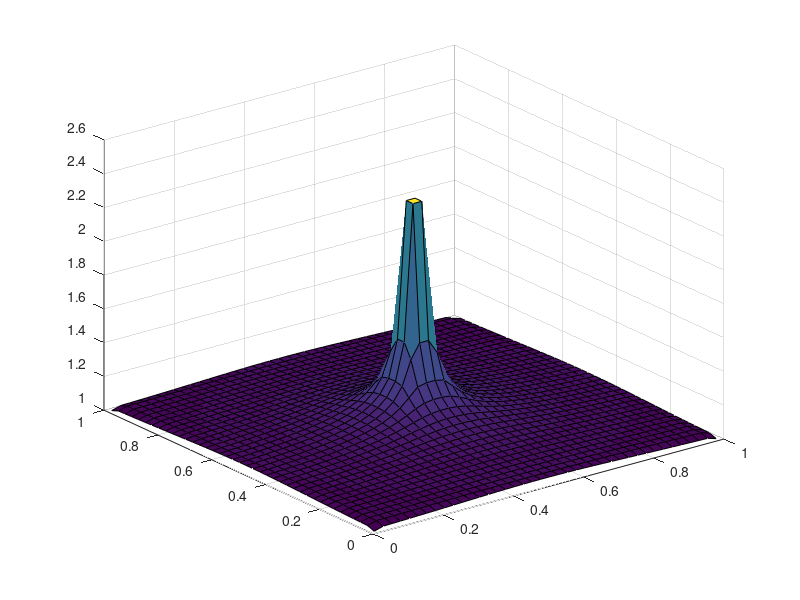

Source code (MATLAB):
% From Michael
% 1)Your main error is the flux ! see below and compare
% 2) Secondly use reflection b.c.'s.
% 3) The scheme below is actually FTCS which is unstable for convection
% alone !!! so beware...
% Let me know ! what you is your project ?
% Create Grid and number of cells
a = 0;
b = 1;
N = 40;
% Define edges
x_edges = linspace(a,b,N+1);
y_edges = linspace(a,b,N+1);
%Define distance between edges
delta_x = x_edges(2) - x_edges(1);
delta_y = y_edges(2) - y_edges(1);
%Define cell centers
x_centers = a+delta_x/2 : delta_x : b;
y_centers = a+delta_y/2 : delta_y : b;
[X,Y] = meshgrid(x_centers,y_centers); % 2d arrays of x,y center values
X = X'; % transpose so that X(i,j),Y(i,j) are
Y = Y'; % (i,j) cell.
%Initialize solution array
U = zeros(N,N); Unew = zeros(N,N);

% Fill the solution array with initial data
U = X*0+1;
%define distance function
phi = sqrt((X-1/2).^2+(Y-1/2).^2);
gradphix = (X-1/2)./phi;
gradphiy = (Y-1/2)./phi;
% %reverse sign so that the gradient points inwards
v1 = -gradphix;
v2 = -gradphiy;

%Define timestep
delta_t = 0.001;
F = v1.*U;
G = v2.*U;
%Store initial data for later use
ic = U;
timesteps = 20;
for k = 1:timesteps
for j = 1:N % denote row position

%denote column position
for i = 1:N

%Top row
if (j ==N)
%Down flux
G_down = (1/delta_y)*0.5*(G(i,j)+G(i,j-1));

%Nothing is coming down from above
% G_up = 0;
G_up = G_down;

%Bottom row
elseif (j == 1)

%Nothing is coming in from below
% G_down = 0;

%Up flux
G_up = (1/delta_y)*0.5*(G(i,j+1)+G(i,j));
G_down =G_up;
%Rows in the middle
else

G_up = (1/delta_y)*0.5*(G(i,j+1)+G(i,j));
G_down = (1/delta_y)*0.5*(G(i,j)+G(i,j-1));

end


%Sideway fluxes
if i == 1
% F_left = 0;
F_right = (1/delta_x)*0.5*(F(i+1,j)+F(i,j));
F_left =F_right;
elseif i == N
F_left = (1/delta_x)*0.5*(F(i,j)+F(i-1,j));
% F_right = 0;
F_right =F_left;
else
F_right = (1/delta_x)*0.5*(F(i+1,j)+F(i,j));
F_left = (1/delta_x)*0.5*(F(i,j)+F(i-1,j));
end

Unew(i,j) = U(i,j) - (delta_t)*(F_right-F_left)-(delta_t)*(G_up - ...
G_down);
end
end
U = Unew;
surf(X,Y,Unew)
pause(0.1);
end 